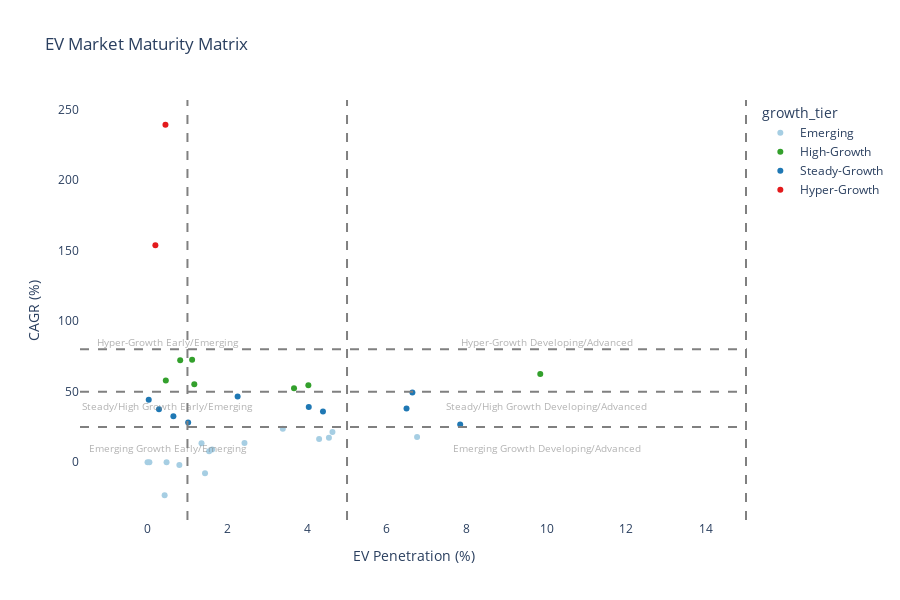

Notebook source saved alongside this figure:
### Code cell
import plotly.express as px
import plotly.graph_objects as go

fig = px.scatter(
    state_maturity,
    x="ev_penetration",
    y="cagr",
    color="growth_tier",
    hover_name="state",
    size_max=12,
    color_discrete_map={
        "Emerging": "#a6cee3",
        "Steady-Growth": "#1f78b4",
        "High-Growth": "#33a02c",
        "Hyper-Growth": "#e31a1c"
    },
    labels={
        "ev_penetration": "EV Penetration (%)",
        "cagr": "CAGR (%)"
    },
    title="EV Market Maturity Matrix",
    width=900,
    height=600
)

# Add vertical lines for maturity stage boundaries
fig.add_vline(x=1, line_dash="dash", line_color="gray")   # Early/Emerging
fig.add_vline(x=5, line_dash="dash", line_color="gray")   # Emerging/Developing
fig.add_vline(x=15, line_dash="dash", line_color="gray")  # Developing/Advanced

# Add horizontal lines for growth tier boundaries
fig.add_hline(y=25, line_dash="dash", line_color="gray")  # Emerging/Steady
fig.add_hline(y=50, line_dash="dash", line_color="gray")  # Steady/High
fig.add_hline(y=80, line_dash="dash", line_color="gray")  # High/Hyper

# Optional quadrant labels
quadrants = [
    {"x": 0.5, "y": 85, "text": "Hyper-Growth\nEarly/Emerging"},
    {"x": 10, "y": 85, "text": "Hyper-Growth\nDeveloping/Advanced"},
    {"x": 0.5, "y": 40, "text": "Steady/High Growth\nEarly/Emerging"},
    {"x": 10, "y": 40, "text": "Steady/High Growth\nDeveloping/Advanced"},
    {"x": 0.5, "y": 10, "text": "Emerging Growth\nEarly/Emerging"},
    {"x": 10, "y": 10, "text": "Emerging Growth\nDeveloping/Advanced"}
]

for q in quadrants:
    fig.add_annotation(
        x=q["x"], y=q["y"], text=q["text"],
        showarrow=False, font=dict(size=10, color="gray"), opacity=0.6
    )

fig.update_layout(
    plot_bgcolor="white",
    xaxis=dict(showgrid=True),
    yaxis=dict(showgrid=True)
)

fig.show()

### Figure 1 — Plotly figure (JSON) as saved in the notebook; plotly's stock layout.template omitted (floating-point values rounded to 4 significant figures)
{"data": [{"hovertemplate": "<b>%{hovertext}</b><br><br>growth_tier=Emerging<br>EV Penetration (%)=%{x}<br>CAGR (%)=%{y}<extra></extra>", "hovertext": ["Andaman & Nicobar Island", "Andhra Pradesh", "Arunachal Pradesh", "Delhi", "Haryana", "Himachal Pradesh", "Jammu and Kashmir", "Jharkhand", "Mizoram", "Odisha", "Punjab", "Rajasthan", "Sikkim", "Tamil Nadu", "Uttarakhand"], "legendgroup": "Emerging", "marker": {"color": "#a6cee3", "symbol": "circle"}, "mode": "markers", "name": "Emerging", "orientation": "v", "showlegend": true, "type": "scatter", "x": [0.428, 3.39, 0.04612, 6.756, 1.619, 0.7976, 1.44, 1.353, 0.4768, 4.634, 1.544, 4.546, 0.0, 4.3, 2.429], "xaxis": "x", "y": [-23.37, 23.7, 0.0, 17.92, 9.076, -1.861, -7.71, 13.4, 0.0, 21.43, 7.868, 17.28, 0.0, 16.42, 13.65], "yaxis": "y"}, {"hovertemplate": "<b>%{hovertext}</b><br><br>growth_tier=High-Growth<br>EV Penetration (%)=%{x}<br>CAGR (%)=%{y}<extra></extra>", "hovertext": ["Assam", "Chhattisgarh", "DNH and DD", "Goa", "Puducherry", "Uttar Pradesh", "West Bengal"], "legendgroup": "High-Growth", "marker": {"color": "#33a02c", "symbol": "circle"}, "mode": "markers", "name": "High-Growth", "orientation": "v", "showlegend": true, "type": "scatter", "x": [0.4574, 4.03, 0.818, 9.843, 3.671, 1.171, 1.117], "xaxis": "x", "y": [57.97, 54.63, 72.25, 62.5, 52.49, 55.33, 72.64], "yaxis": "y"}, {"hovertemplate": "<b>%{hovertext}</b><br><br>growth_tier=Steady-Growth<br>EV Penetration (%)=%{x}<br>CAGR (%)=%{y}<extra></extra>", "hovertext": ["Bihar", "Chandigarh", "Gujarat", "Karnataka", "Kerala", "Ladakh", "Madhya Pradesh", "Maharashtra", "Manipur", "Nagaland"], "legendgroup": "Steady-Growth", "marker": {"color": "#1f78b4", "symbol": "circle"}, "mode": "markers", "name": "Steady-Growth", "orientation": "v", "showlegend": true, "type": "scatter", "x": [1.018, 4.041, 4.397, 7.836, 6.638, 0.6479, 2.257, 6.491, 0.2861, 0.02948], "xaxis": "x", "y": [28.14, 39.18, 35.91, 26.69, 49.43, 32.64, 46.61, 38.15, 37.51, 44.22], "yaxis": "y"}, {"hovertemplate": "<b>%{hovertext}</b><br><br>growth_tier=Hyper-Growth<br>EV Penetration (%)=%{x}<br>CAGR (%)=%{y}<extra></extra>", "hovertext": ["Meghalaya", "Tripura"], "legendgroup": "Hyper-Growth", "marker": {"color": "#e31a1c", "symbol": "circle"}, "mode": "markers", "name": "Hyper-Growth", "orientation": "v", "showlegend": true, "type": "scatter", "x": [0.1963, 0.4488], "xaxis": "x", "y": [153.7, 239.1], "yaxis": "y"}], "layout": {"annotations": [{"font": {"color": "gray", "size": 10}, "opacity": 0.6, "showarrow": false, "text": "Hyper-Growth\nEarly/Emerging", "x": 0.5, "y": 85}, {"font": {"color": "gray", "size": 10}, "opacity": 0.6, "showarrow": false, "text": "Hyper-Growth\nDeveloping/Advanced", "x": 10, "y": 85}, {"font": {"color": "gray", "size": 10}, "opacity": 0.6, "showarrow": false, "text": "Steady/High Growth\nEarly/Emerging", "x": 0.5, "y": 40}, {"font": {"color": "gray", "size": 10}, "opacity": 0.6, "showarrow": false, "text": "Steady/High Growth\nDeveloping/Advanced", "x": 10, "y": 40}, {"font": {"color": "gray", "size": 10}, "opacity": 0.6, "showarrow": false, "text": "Emerging Growth\nEarly/Emerging", "x": 0.5, "y": 10}, {"font": {"color": "gray", "size": 10}, "opacity": 0.6, "showarrow": false, "text": "Emerging Growth\nDeveloping/Advanced", "x": 10, "y": 10}], "height": 600, "legend": {"title": {"text": "growth_tier"}, "tracegroupgap": 0}, "plot_bgcolor": "white", "shapes": [{"line": {"color": "gray", "dash": "dash"}, "type": "line", "x0": 1, "x1": 1, "xref": "x", "y0": 0, "y1": 1, "yref": "y domain"}, {"line": {"color": "gray", "dash": "dash"}, "type": "line", "x0": 5, "x1": 5, "xref": "x", "y0": 0, "y1": 1, "yref": "y domain"}, {"line": {"color": "gray", "dash": "dash"}, "type": "line", "x0": 15, "x1": 15, "xref": "x", "y0": 0, "y1": 1, "yref": "y domain"}, {"line": {"color": "gray", "dash": "dash"}, "type": "line", "x0": 0, "x1": 1, "xref": "x domain", "y0": 25, "y1": 25, "yref": "y"}, {"line": {"color": "gray", "dash": "dash"}, "type": "line", "x0": 0, "x1": 1, "xref": "x domain", "y0": 50, "y1": 50, "yref": "y"}, {"line": {"color": "gray", "dash": "dash"}, "type": "line", "x0": 0, "x1": 1, "xref": "x domain", "y0": 80, "y1": 80, "yref": "y"}], "title": {"text": "EV Market Maturity Matrix"}, "width": 900, "xaxis": {"anchor": "y", "domain": [0, 1], "showgrid": true, "title": {"text": "EV Penetration (%)"}}, "yaxis": {"anchor": "x", "domain": [0, 1], "showgrid": true, "title": {"text": "CAGR (%)"}}}}
